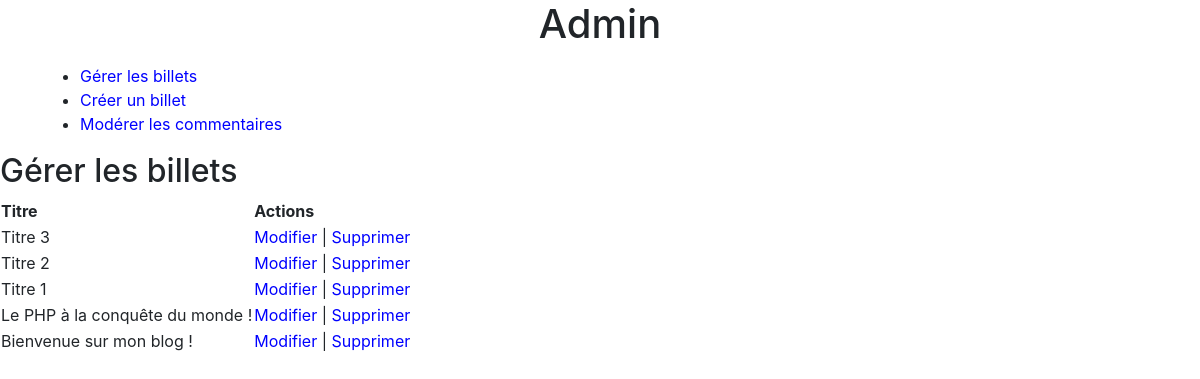
The app's page /admin.php, older data.
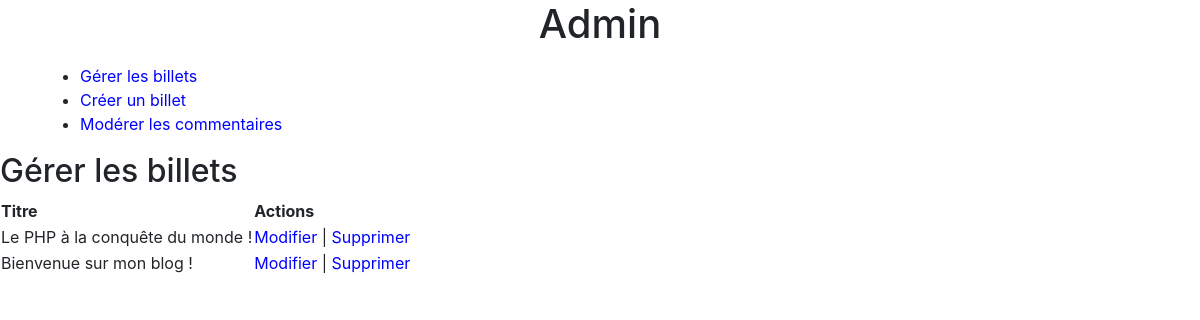
The same page, newer data.
### tables this page shows
CREATE TABLE `posts` (
  `id` int(11) NOT NULL,
  `title` varchar(255) NOT NULL,
  `content` text NOT NULL,
  `creation_date` datetime NOT NULL
);

### controller/PostBackController.php (called while the page is built, shortened)
<?php
require_once(__DIR__.'/../model/Post.php');
class PostBackController extends PostFrontController
{
    public function listAction()
    {
        $viewData = $this->initViewData();
        $viewData['postsList'] = $this->getContainer()->getPostManager()->getPostsList(10);
        require_once('view/back/postListView.php');
    }
}

### model/Router.php (called while the page is built, shortened)
<?php
class Router
{
    protected $config;
    public function getConfig()
    {
        return $this->config;
    }
    public function setConfig(array $config)
    {
        $this->config = $config;
    }
    public function executeAction($controllerParam, $actionParam, $envParam)
    {
        $controller = new $controllerName();
        $actionName = $actionParam.'Action';
        require_once(__DIR__.'/../model/Container.php');
        $container = new Container($this->getConfig());
        $controller->setContainer($container);
        $controller->$actionName();
    }
}

### admin.php (called while the page is built)
<?php
require_once('config.php');
require_once('model/Router.php');
$router = new \OpenClassrooms\Blog\Model\Router($config);
try {
    $router->executeAction(
        isset($_REQUEST['controller']) ? $_REQUEST['controller'] : 'post',
        isset($_REQUEST['action']) ? $_REQUEST['action'] : 'list',
        'back'
    );
} catch(Exception $e) {
    $viewData['error'] = $e->getMessage();
    require('view/errorView.php');
}

### controller/BaseController.php (called while the page is built, shortened)
<?php
require_once(__DIR__.'/../model/Container.php');
abstract class BaseController
{
    protected $container;
    public function getContainer()
    {
        return $this->container;
    }
    public function setContainer(\OpenClassrooms\Blog\Model\Container $container)
    {
        $this->container = $container;
    }
    public function initViewData()
    {
        $viewData = [];
        $viewData['title'] = $this->getContainer()->getConfig()['title'];
        return $viewData;
    }
}

### model/Container.php (called while the page is built, shortened)
<?php
class Container
{
    protected $config;
    public function getConfig()
    {
        return $this->config;
    }
    public function setConfig(array $config)
    {
        $this->config = $config;
    }
    protected function getDatabaseHandler()
    {
        static $instance;
        if (!isset($instance)) {
            $instance = new \PDO(
                $this->config['database']['dsn'],
                $this->config['database']['username'],
                $this->config['database']['username']
            );
        }
        return $instance;
    }
    public function getPostManager()
    {
        static $instance;
        if (!isset($instance)) {
            include_once('PostManager.php');
            $instance = new \OpenClassrooms\Blog\Model\PostManager($this->getDatabaseHandler());
        }
        return $instance;
    }
}

### model/Manager.php (called while the page is built, shortened)
<?php
abstract class Manager
{
    protected $databaseHandler;
    public function getDatabaseHandler()
    {
        return $this->databaseHandler;
    }
    public function setDatabaseHandler(\PDO $databaseHandler)
    {
        $this->databaseHandler = $databaseHandler;
    }
}

### model/PostManager.php (called while the page is built, shortened)
<?php
require_once('Manager.php');
require_once('Post.php');
class PostManager extends Manager
{
    public function getPostsList($total=5)
    {
        $request = $this->getDatabaseHandler()->query('SELECT id, title, content, DATE_FORMAT(creation_date, \'%d/%m/%Y à %Hh%imin%ss\') AS creation_date_fr FROM posts ORDER BY creation_date DESC LIMIT 0, '.$total);
        $resultsList = $request->fetchAll();
        $postsList = [];
        foreach ($resultsList as $result) {
            $post = new Post();
            $post->setId($result['id']);
            $post->setTitle($result['title']);
            $post->setContent($result['content']);
            $post->setCreationDate($result['creation_date_fr']);
            $postsList[] = $post;
        }
        return $postsList;
    }
}

### model/Post.php (called while the page is built, shortened)
<?php
class Post
{
    private $id;
    private $title;
    public function getId()
    {
        return $this->id;
    }
    public function setId($id)
    {
        $this->id = $id;
    }
    public function getTitle()
    {
        return $this->title;
    }
    public function setTitle($title)
    {
        $this->title = $title;
    }
}

### view/back/postListView.php (the view, shortened to what this page needs)
<h1>Admin</h1>
<?php require('_menu.php'); ?>
<h2>G&eacute;rer les billets</h2>
<table>
    <tr>
        <th>Titre</th>
        <th>Actions</th>
    </tr>
<?php foreach ($viewData['postsList'] as $viewData['post']): ?>
    <tr>
        <td><?php echo $viewData['post']->getTitle() ?></td>
        <td>
            <a href="admin.php?controller=post&amp;action=update&amp;postId=<?php echo $viewData['post']->getId(); ?>">Modifier</a> |
            <a href="admin.php?controller=post&amp;action=delete&amp;postId=<?php echo $viewData['post']->getId(); ?>">Supprimer</a>
        </td>
    </tr>
<?php endforeach; ?>
</table>
<?php require(__DIR__.'/../template.php'); ?>

Row changes from the older to the newer data that the page shows:
removed posts: title "Titre 3"
removed posts: title "Titre 2"
removed posts: title "Titre 1"
